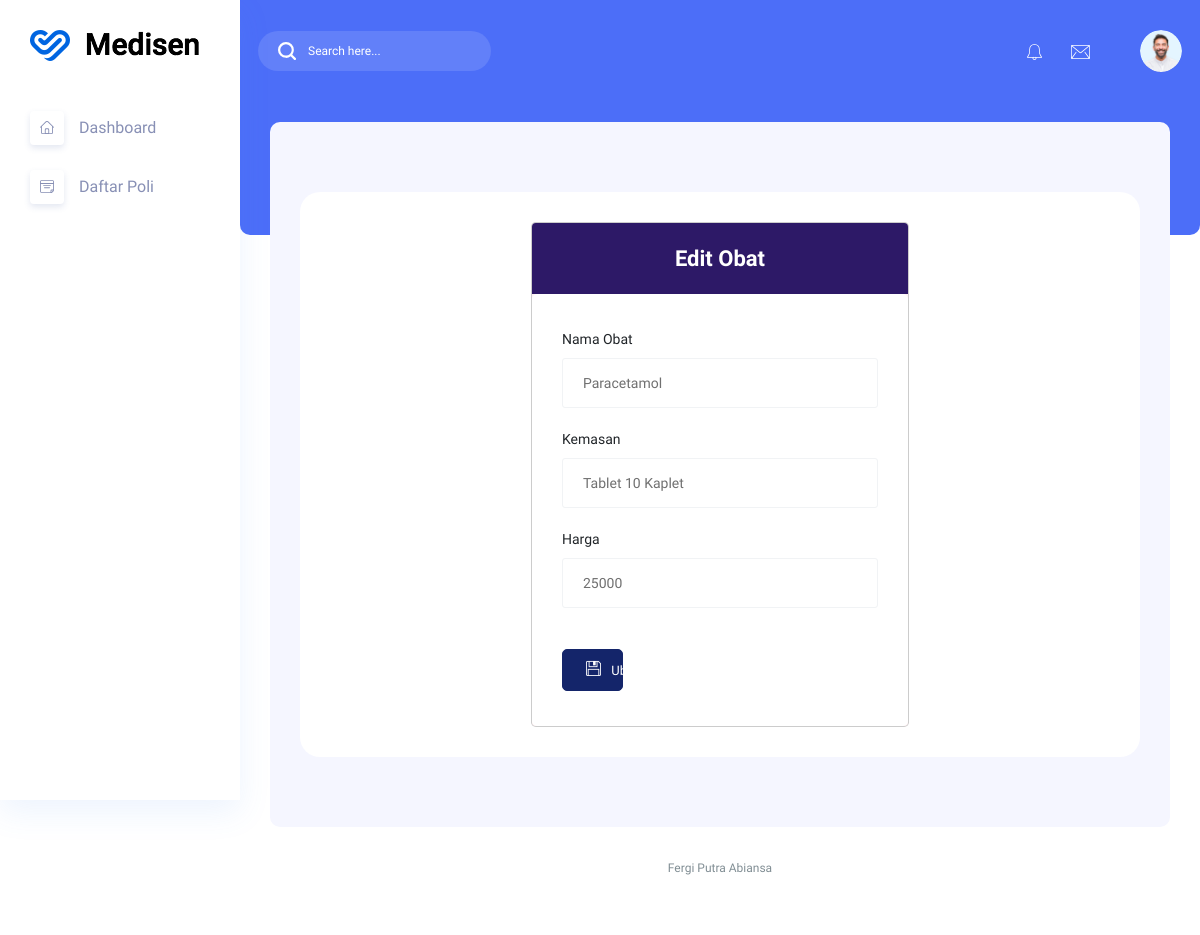
Before: /admin/edit_obat.php?id=1 (signed in) with the older database file.
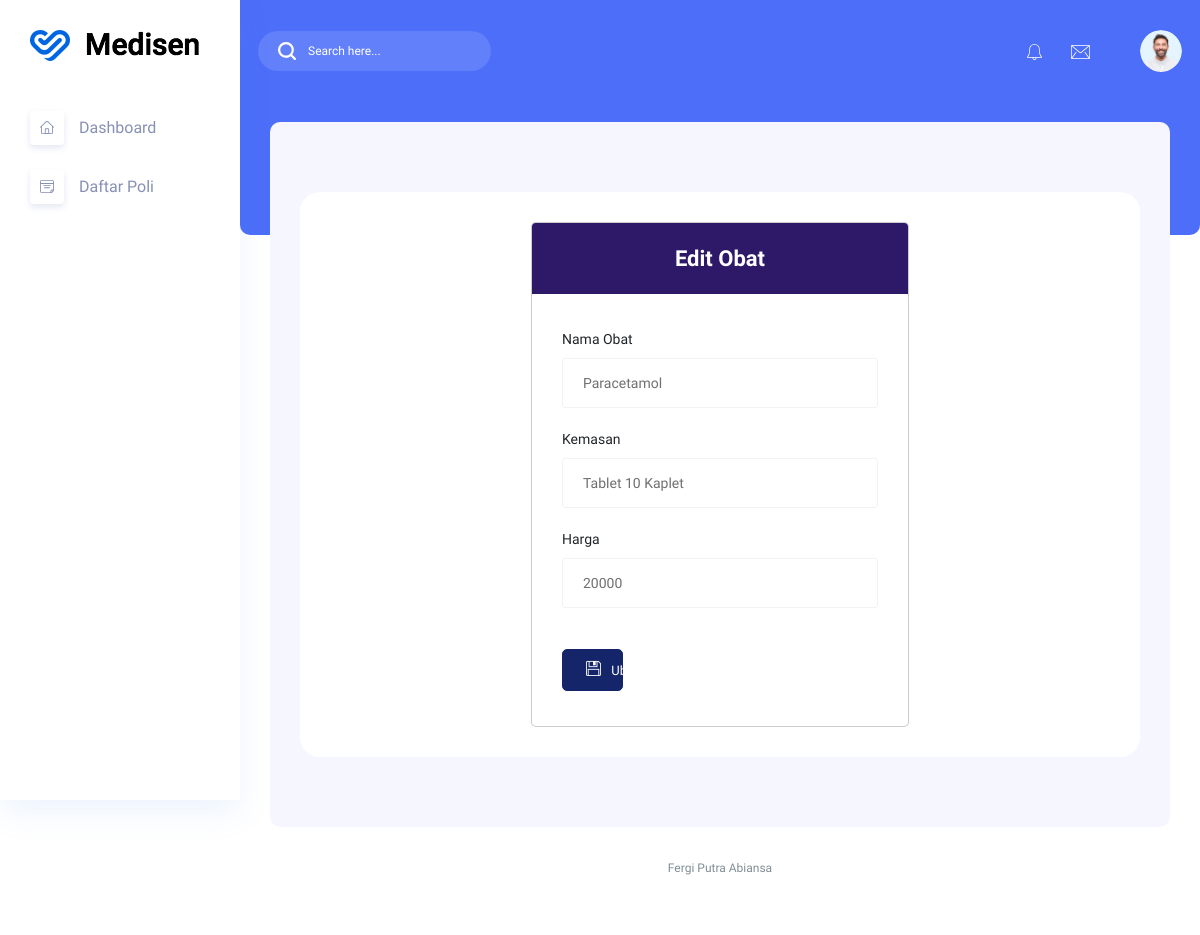
After: the same page with the newer database file.
### tables this page shows
CREATE TABLE `obat` (
  `id` int(11) UNSIGNED NOT NULL,
  `nama_obat` varchar(50) NOT NULL,
  `kemasan` varchar(35) NOT NULL,
  `harga` int(11) NOT NULL
);

### admin/edit_obat.php (the view, shortened to what this page needs)
<?php
include '../koneksi.php';
if (isset($_GET['id'])) {
    $id = $_GET['id'];
    $query = mysqli_query($mysqli, "SELECT * FROM obat WHERE id = '$id'");
    $obat = mysqli_fetch_array($query);
}
?>
<!DOCTYPE html>
<html lang="zxx">
<head>
    <link rel="stylesheet" href="../assets/css/bootstrap1.min.css" />
    <link rel="stylesheet" href="../assets/vendors/themefy_icon/themify-icons.css" />
    <link rel="stylesheet" href="../assets/vendors/font_awesome/css/all.min.css" />
    <link rel="stylesheet" href="../assets/vendors/scroll/scrollable.css" />
    <link rel="stylesheet" href="../assets/css/metisMenu.css">
    <link rel="stylesheet" href="../assets/css/style1.css" />
    <link rel="stylesheet" href="../assets/css/colors/default.css" id="colorSkinCSS">
</head>
<body class="crm_body_bg">
    <?php include '../components/sidebar.php'; ?>
    <section class="main_content dashboard_part large_header_bg">
        <?php include '../components/navbar.php'; ?>
        <div class="main_content_iner ">
            <div class="container-fluid p-0">
                <div class="row justify-content-center">
                    <div class="col-12">
                    </div>
                    <div class="col-lg-12">
                        <div class="white_box mb_30">
                            <div class="row justify-content-center">
                                <div class="col-lg-6">
                                    <div class="modal-content cs_modal">
                                        <div class="modal-header justify-content-center theme_bg_1">
                                            <h5 class="modal-title text_white">Edit Obat</h5>
                                        </div>
                                        <div class="modal-body">
                                            <form action="proses_edit.php" method="post">
                                                <div class="form-group mb-3">
                                                    <label for="nama_obat" class="form-label">Nama Obat</label>
                                                    <input type="text" class="form-control" id="nama_obat" name="nama_obat" value="<?php echo $obat['nama_obat']; ?>" required>
                                                </div>
                                                <div class="form-group mb-3">
                                                    <label for="kemasan" class="form-label">Kemasan</label>
                                                    <input type="text" class="form-control" id="kemasan" name="kemasan" value="<?php echo $obat['kemasan']; ?>" required>
                                                </div>
                                                <div class="form-group mb-3">
                                                    <label for="harga" class="form-label">Harga</label>
                                                    <input type="number" class="form-control" id="harga" name="harga" value="<?php echo $obat['harga']; ?>" required>
                                                </div>
                                                <div class="row">
                                                    <div class="col-md-3">
                                                        <button type="submit" class="btn btn_1 btn-block"><i class="ti-save"></i> Ubah</button>
                                                    </div>
                                                </div>
                                            </form>
                                        </div>
                                    </div>
                                </div>
                            </div>
                        </div>
                    </div>
                </div>
            </div>
        </div>
        <div class="footer_part">
            <div class="container-fluid">
                <div class="row">
                    <div class="col-lg-12">
                        <div class="footer_iner text-center">
                            <p> Fergi Putra Abiansa </p>
                        </div>
                    </div>
                </div>
            </div>
        </div>
    </section>
</body>
</html>

Changed rows visible on the page:
changed obat "Paracetamol": harga "25000" → "20000"
